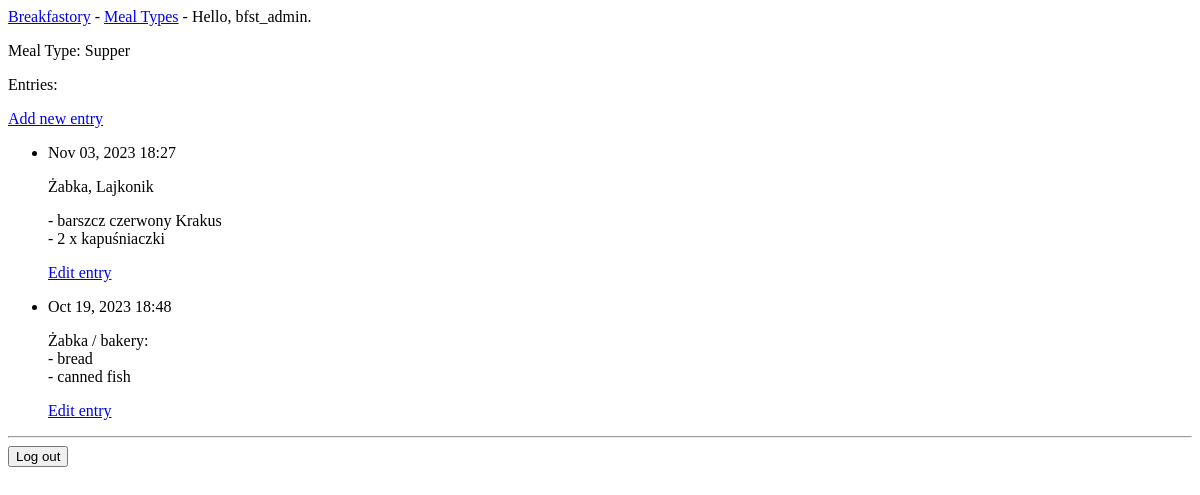
Page /meal_types/2/ (signed in) on the earlier database version.
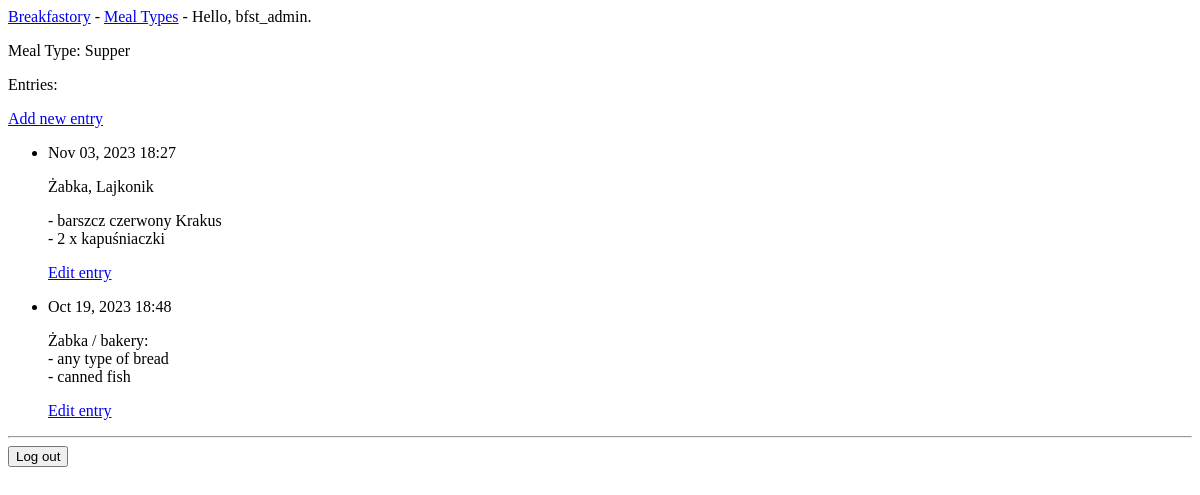
Same page on the later database version.
### breakfastory/models.py (models this page shows, shortened)
class Entry(models.Model):
    meal_type = models.ForeignKey(MealType, on_delete=models.CASCADE)
    text = models.TextField()
    date_added = models.DateTimeField(auto_now_add=True)
    class Meta:
        verbose_name_plural = 'entries'

### breakfastory/views.py (the view)
# urls.py: path('meal_types/<int:meal_type_id>/', views.meal_type, name='meal_type'),
@login_required
def meal_type(request, meal_type_id):
    meal_type = MealType.objects.get(id=meal_type_id)
    check_meal_type_owner(request, meal_type)
    entries = meal_type.entry_set.order_by('-date_added')
    context = {'meal_type': meal_type, 'entries': entries}
    return render(request, 'breakfastory/meal_type.html', context)

### breakfastory/views.py (called while the page is built)
def check_meal_type_owner(request, meal_type):
    if meal_type.owner != request.user:
        raise Http404

### breakfastory/templates/breakfastory/meal_type.html
{% extends 'breakfastory/base.html' %}
{% block content %}
  <p>Meal Type: {{ meal_type.text }}</p>
  <p>Entries:</p>
  <p>
    <a href = "{% url 'breakfastory:new_entry' meal_type.id %}">Add new entry</a>
  </p>
  <ul>
    {% for entry in entries %}
      <li>
        <p>{{ entry.date_added|date:'M d, Y H:i' }}</p>
        <p>{{ entry.text|linebreaks }}</p>
        <p><a href="{% url 'breakfastory:edit_entry' entry.id %}">Edit entry</a></p>
      </li>
    {% empty %}
      <li>There are no entries for this meal type yet.</li>
    {% endfor %}
  </ul>
{% endblock content %}

Differences in the rows shown:
changed Entry: text "Żabka / bakery: - bread - canned fish" → "Żabka / bakery: - any type of bread - canned fish"
